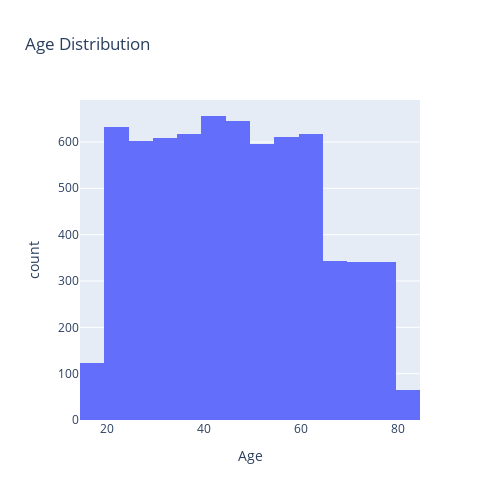

This figure's notebook cell:
### Code cell
print("=" * 60)
print("DEMOGRAPHIC ANALYSIS")
print("=" * 60)

# Age Distribution
px.histogram(
    df,
    x="Age",
    nbins=30, 
    title="Age Distribution",
    width=500,
    height=500
)

### Figure 1 — Plotly figure (JSON) as saved in the notebook; plotly's stock layout.template omitted (floating-point values rounded to 4 significant figures; data arrays with more than 128 entries replaced by an {"elided": "..."} marker saying what was removed)
{"data": [{"bingroup": "x", "hovertemplate": "Age=%{x}<br>count=%{y}<extra></extra>", "legendgroup": "", "marker": {"color": "#636efa", "pattern": {"shape": ""}}, "name": "", "nbinsx": 30, "orientation": "v", "showlegend": false, "type": "histogram", "x": {"elided": "6801 int values"}, "xaxis": "x", "yaxis": "y"}], "layout": {"barmode": "relative", "height": 500, "legend": {"tracegroupgap": 0}, "title": {"text": "Age Distribution"}, "width": 500, "xaxis": {"anchor": "y", "domain": [0, 1], "title": {"text": "Age"}}, "yaxis": {"anchor": "x", "domain": [0, 1], "title": {"text": "count"}}}}
